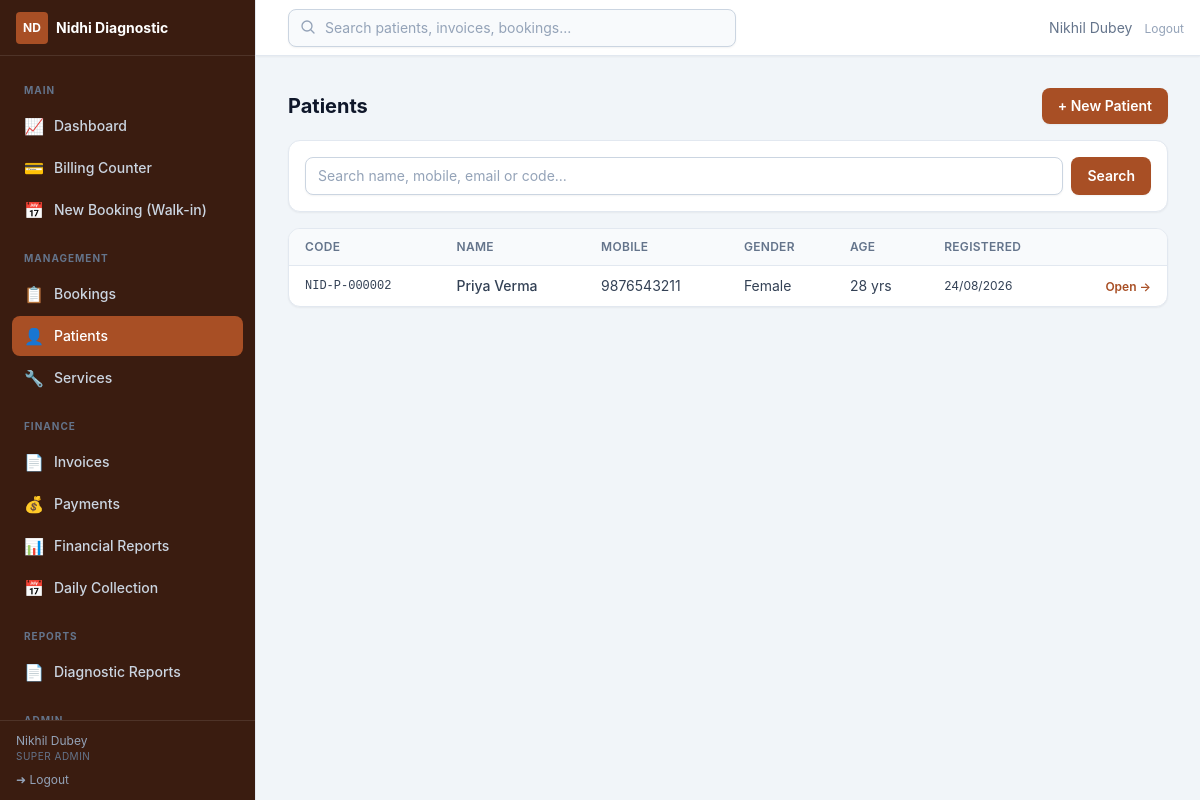
The page /admin/patients/ (signed in) on the database its author committed.
### app/utils/helpers.py (models this page shows, shortened)
class Setting(db.Model):
    __tablename__ = "settings"
    key = db.Column(db.String(64), primary_key=True)
    value = db.Column(db.Text, nullable=False, default="")
    updated_at = db.Column(
        db.DateTime, default=lambda: datetime.now(timezone.utc).replace(tzinfo=None),
        onupdate=lambda: datetime.now(timezone.utc).replace(tzinfo=None),
    )
    updated_by = db.Column(db.Integer, db.ForeignKey("users.id", ondelete="SET NULL"))

### app/models/user.py (models this page shows, shortened)
class TimestampMixin:
    created_at = db.Column(db.DateTime, default=utcnow, nullable=False)
    updated_at = db.Column(db.DateTime, default=utcnow, onupdate=utcnow)

class User(db.Model, TimestampMixin, UserMixin):
    __tablename__ = "users"
    id = db.Column(db.Integer, primary_key=True)
    username = db.Column(db.String(64), unique=True, nullable=False, index=True)
    email = db.Column(db.String(254), unique=True)
    full_name = db.Column(db.String(128), nullable=False)
    password_hash = db.Column(db.String(256), nullable=False)
    role_id = db.Column(db.Integer, db.ForeignKey("roles.id"), nullable=False)
    is_active = db.Column(db.Boolean, default=True, nullable=False)
    last_login_at = db.Column(db.DateTime)
    role = db.relationship("Role", lazy="selectin")
    def has_permission(self, *codes) -> bool:
        if not self.role:
            return False
        if self.role.name == "super_admin":
            return True
        return bool(set(codes) & self.role.codes)

class Role(db.Model):
    __tablename__ = "roles"
    id = db.Column(db.Integer, primary_key=True)
    name = db.Column(db.String(32), unique=True, nullable=False, index=True)
    label = db.Column(db.String(64))
    permissions = db.relationship(
        "Permission", secondary="role_permissions", back_populates="roles",
        lazy="selectin",
    )

### app/models/patient.py (models this page shows, shortened)
class Patient(db.Model, TimestampMixin):
    __tablename__ = "patients"
    id = db.Column(db.Integer, primary_key=True)
    patient_code = db.Column(db.String(32), unique=True, index=True, nullable=False)
    full_name = db.Column(db.String(128), nullable=False, index=True)
    mobile = db.Column(db.String(20), nullable=False, index=True)
    email = db.Column(db.String(254))
    date_of_birth = db.Column(db.Date)
    age = db.Column(db.Integer)  # stored; used when DOB unknown
    gender = db.Column(db.String(10))  # male/female/other
    address = db.Column(db.Text)
    emergency_contact = db.Column(db.String(20))
    medical_notes = db.Column(db.Text)
    is_active = db.Column(db.Boolean, default=True, nullable=False)
    bookings = db.relationship(
        "Booking", back_populates="patient", lazy="dynamic",
        foreign_keys="Booking.patient_id",
    )
    invoices = db.relationship("Invoice", back_populates="patient", lazy="dynamic")
    reports = db.relationship("DiagnosticReport", back_populates="patient", lazy="dynamic")
    __table_args__ = (
        Index("ix_patients_name_mobile", "full_name", "mobile"),
    )
    @property
    def display_age(self):
        if self.date_of_birth:
            today = datetime.now(timezone.utc).date()
            years = today.year - self.date_of_birth.year - (
                (today.month, today.day) < (self.date_of_birth.month, self.date_of_birth.day)
            )
            return f"{years} yrs" if years >= 0 else ""
        if self.age is not None:
            return f"{self.age} yrs"
        return "\u2014"

### app/admin/patients.py (the view, shortened to what this page needs)
@patients_bp.route("/")
@login_required
@permission_required("patients.manage")
def index():
    page = request.args.get("page", 1, type=int)
    q = (request.args.get("q") or "").strip()
    query = Patient.query.filter_by(is_active=True)
    pagination = query.order_by(Patient.created_at.desc()).paginate(page=page, per_page=20)
    return render_template("admin/patients/index.html", pagination=pagination, q=q)

### app/models/user.py (called while the page is built)
@login_manager.user_loader
def load_user(user_id):
    return db.session.get(User, int(user_id))

### app/utils/helpers.py (called while the page is built)
def get_setting(key, default=""):
    row = db.session.get(Setting, key)
    if row is not None:
        return row.value
    return SETTING_DEFAULTS.get(key, default)

def fmt_date(d):
    if isinstance(d, datetime):
        d = d.date()
    if isinstance(d, date):
        return d.strftime("%d/%m/%Y")
    return ""

def permission_required(*permissions):
    def decorator(view):
        @wraps(view)
        def wrapped(*args, **kwargs):
            if not current_user.is_authenticated:
                return redirect(url_for("auth.login", next=request.url))
            if not current_user.has_permission(*permissions):
                abort(403)
            return view(*args, **kwargs)
        return wrapped
    return decorator

### app/templates/admin/patients/index.html (shortened to what this page needs)
{% extends "admin/base.html" %}
{% block content %}
<div class="flex flex-wrap items-center justify-between gap-3">
  <h1 class="text-xl font-bold text-slate-900">Patients</h1>
  <a href="{{ url_for('patients.create') }}" class="btn-primary text-sm">+ New Patient</a>
</div>
<form method="get" class="card mt-4 flex gap-2 p-4">
  <input type="text" name="q" value="{{ q }}" placeholder="Search name, mobile, email or code..." class="input flex-1">
  <button class="btn-primary px-4">Search</button>
</form>
<div class="card mt-4 overflow-hidden">
  <div class="overflow-x-auto">
    <table class="table-base table-responsive">
      <thead><tr><th>Code</th><th>Name</th><th>Mobile</th><th>Gender</th><th>Age</th><th>Registered</th><th></th></tr></thead>
      <tbody>
        {% for p in pagination.items %}
        <tr onclick="window.location='{{ url_for('patients.profile', patient_id=p.id) }}'" class="cursor-pointer hover:bg-slate-50">
          <td data-label="Code" class="font-mono text-xs">{{ p.patient_code }}</td>
          <td data-label="Name" class="font-medium">{{ p.full_name }}</td>
          <td data-label="Mobile">{{ p.mobile }}</td>
          <td data-label="Gender" class="text-sm capitalize">{{ p.gender }}</td>
          <td data-label="Age">{{ p.display_age }}</td>
          <td data-label="Registered" class="text-xs text-slate-500">{{ fmt_date(p.created_at) }}</td>
          <td data-label=" " class="text-right"><a href="{{ url_for('patients.profile', patient_id=p.id) }}" class="text-xs font-semibold text-brand-700 hover:underline" onclick="event.stopPropagation()">Open &rarr;</a></td>
        </tr>
        {% else %}
        <tr><td colspan="7" class="px-4 py-8 text-center text-sm text-slate-400">{% if q %}No patients match "{{ q }}".{% else %}No patients yet.{% endif %}</td></tr>
        {% endfor %}
      </tbody>
    </table>
  </div>
</div>
{% endblock %}

### app/templates/admin/base.html (shortened to what this page needs)
{% extends "base.html" %}
{% block body %}
<div class="flex h-screen bg-slate-100" x-data="{ sidebar: window.innerWidth >= 1024 }"
     @resize.window="sidebar = window.innerWidth >= 1024"
     @keydown.escape.window="if (window.innerWidth < 1024) sidebar = false">
  <aside class="fixed inset-y-0 left-0 z-30 flex w-64 flex-col border-r border-slate-200 bg-brand-950 text-slate-200 transition-transform duration-300 ease-in-out lg:translate-x-0"
         :class="sidebar ? 'translate-x-0' : '-translate-x-full'">
    <div class="flex h-14 items-center justify-between gap-2 border-b border-white/10 px-4">
      <div class="flex min-w-0 items-center gap-2">
        <span class="flex h-8 w-8 flex-none items-center justify-center rounded bg-brand-700 text-xs font-bold text-white">ND</span>
        <span class="truncate text-sm font-bold text-white">{{ center_name() }}</span>
      </div>
    </div>
    <nav class="flex-1 space-y-0.5 overflow-y-auto p-3 text-sm">
      {% macro nav_item(href, label, icon, perm='dashboard.view') -%}
        {% if current_user.has_permission(perm) %}
        <a href="{{ href }}" @click="if (window.innerWidth < 1024) sidebar = false" class="flex items-center gap-2.5 rounded-lg px-3 py-2 font-medium transition
          {% if request.path.rstrip('/') == href.rstrip('/') %}bg-brand-700 text-white{% else %}text-slate-300 hover:bg-white/5 hover:text-white{% endif %}">
          <span class="text-base">{{ icon | safe }}</span>{{ label }}
        </a>
        {% endif %}
      {%- endmacro %}
      <p class="px-3 pt-3 pb-1 text-[10px] font-bold uppercase tracking-widest text-slate-500">Main</p>
      {{ nav_item(url_for('admin_dash.dashboard'), 'Dashboard', '&#128200;') }}
      {{ nav_item(url_for('billing.counter'), 'Billing Counter', '&#128179;', 'billing.manage') }}
      {{ nav_item(url_for('bookings.create'), 'New Booking (Walk-in)', '&#128197;', 'bookings.manage') }}
      <p class="px-3 pt-4 pb-1 text-[10px] font-bold uppercase tracking-widest text-slate-500">Management</p>
      {{ nav_item(url_for('bookings.index'), 'Bookings', '&#128203;', 'bookings.manage') }}
      {{ nav_item(url_for('patients.index'), 'Patients', '&#128100;', 'patients.manage') }}
      {{ nav_item(url_for('services.index'), 'Services', '&#128295;', 'services.manage') }}
      <p class="px-3 pt-4 pb-1 text-[10px] font-bold uppercase tracking-widest text-slate-500">Finance</p>
      {{ nav_item(url_for('invoices.index'), 'Invoices', '&#128196;', 'billing.manage') }}
      {{ nav_item(url_for('payments.index'), 'Payments', '&#128176;', 'payments.manage') }}
      {{ nav_item(url_for('finreports.index'), 'Financial Reports', '&#128202;', 'finreports.view') }}
      {{ nav_item(url_for('finreports.daily_collection'), 'Daily Collection', '&#128197;', 'finreports.view') }}
      <p class="px-3 pt-4 pb-1 text-[10px] font-bold uppercase tracking-widest text-slate-500">Reports</p>
      {{ nav_item(url_for('reports.index'), 'Diagnostic Reports', '&#128196;', 'reports.manage') }}
      <p class="px-3 pt-4 pb-1 text-[10px] font-bold uppercase tracking-widest text-slate-500">Admin</p>
    </nav>
    <div class="border-t border-white/10 px-4 py-3">
      <div class="text-xs text-slate-400 truncate">{{ current_user.full_name }}</div>
      <div class="text-[10px] uppercase tracking-wider text-slate-500">{{ current_user.role.label if current_user.role else current_user.role_name }}</div>
      <a href="{{ url_for('auth.logout') }}" class="mt-2 flex items-center gap-1.5 text-xs text-slate-400 hover:text-white">
        &#10140; Logout
      </a>
    </div>
  </aside>
  <div class="flex flex-1 flex-col pl-0 lg:pl-64">
    <header class="sticky top-0 z-20 flex h-14 items-center justify-between border-b border-slate-200 bg-white px-4 shadow-sm">
      <div class="relative ml-4 hidden max-w-md flex-1 sm:block" x-data="globalSearch()">
        <input type="text" x-model="q" @input.debounce.350ms="doSearch()"
               placeholder="Search patients, invoices, bookings..." class="input w-full bg-slate-50 pl-9" />
        <svg class="absolute left-3 top-2.5 h-4 w-4 text-slate-400" fill="none" stroke="currentColor" stroke-width="2" viewBox="0 0 24 24"><path stroke-linecap="round" stroke-linejoin="round" d="M21 21l-5.197-5.197m0 0A7.5 7.5 0 105.196 5.196a7.5 7.5 0 0010.607 10.607z"/></svg>
      </div>
      <div class="flex items-center gap-3 text-sm">
        <span class="hidden text-slate-500 md:inline">{{ current_user.full_name }}</span>
        <form method="post" action="{{ url_for('auth.logout') }}">
          <button type="submit" class="text-xs text-slate-400 hover:text-red-600">Logout</button>
        </form>
      </div>
    </header>
    <div class="flex-1 overflow-y-auto p-4 sm:p-6 lg:p-8">
      {% block content %}{% endblock %}
    </div>
  </div>
</div>
{% endblock %}

### rows shown on the page
Setting: value "Nidhi Diagnostic"
User: full_name "Nikhil Dubey"
Role: role "SUPER ADMIN"
Patient: patient_code "NID-P-000002", full_name "Priya Verma", mobile "9876543211", gender "Female", display_age "28 yrs", created_at "24/08/2026"

### other values the page prints
{{ icon | safe }} "📈 💳 📅 📋 🔧 📄 💰 📊 📅 📄"
{{ label }} "Dashboard Billing Counter New Booking (Walk-in) Bookings Patients Services Invoices Payments Financial Reports Daily Collection Diagnostic Reports"
